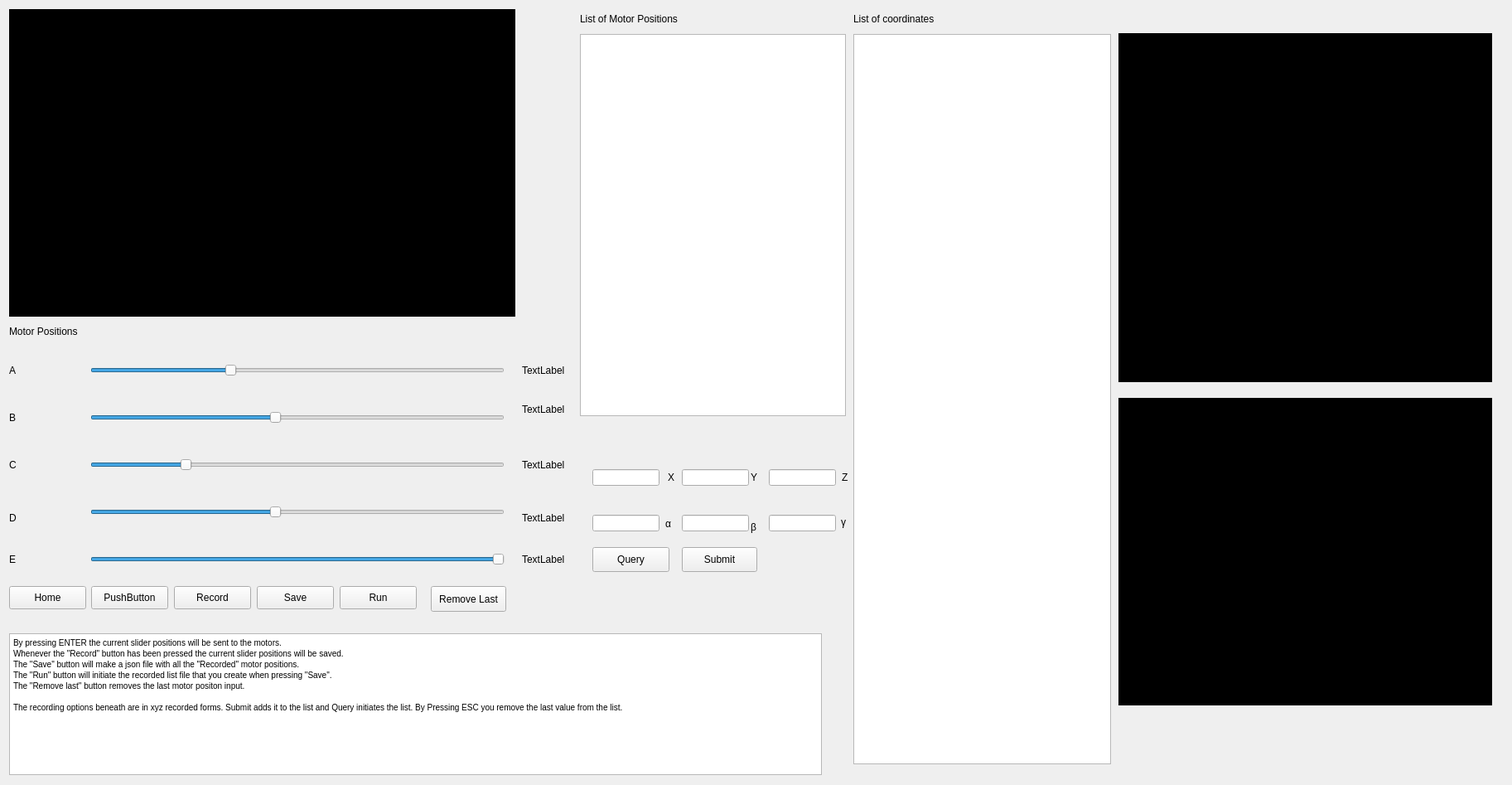
<?xml version="1.0" encoding="UTF-8"?>
<ui version="4.0">
 <class>MainWindow</class>
 <widget class="QMainWindow" name="MainWindow">
  <property name="geometry">
   <rect>
    <x>0</x>
    <y>0</y>
    <width>1825</width>
    <height>947</height>
   </rect>
  </property>
  <property name="sizePolicy">
   <sizepolicy hsizetype="Expanding" vsizetype="Expanding">
    <horstretch>0</horstretch>
    <verstretch>0</verstretch>
   </sizepolicy>
  </property>
  <property name="windowTitle">
   <string>MainWindow</string>
  </property>
  <widget class="QWidget" name="centralwidget">
   <widget class="QLineEdit" name="zcoord">
    <property name="geometry">
     <rect>
      <x>928</x>
      <y>566</y>
      <width>81</width>
      <height>20</height>
     </rect>
    </property>
    <property name="sizePolicy">
     <sizepolicy hsizetype="Expanding" vsizetype="Expanding">
      <horstretch>0</horstretch>
      <verstretch>0</verstretch>
     </sizepolicy>
    </property>
    <property name="minimumSize">
     <size>
      <width>81</width>
      <height>20</height>
     </size>
    </property>
    <property name="maximumSize">
     <size>
      <width>81</width>
      <height>20</height>
     </size>
    </property>
    <property name="text">
     <string/>
    </property>
   </widget>
   <widget class="interface" name="visual" native="true">
    <property name="geometry">
     <rect>
      <x>11</x>
      <y>11</y>
      <width>611</width>
      <height>371</height>
     </rect>
    </property>
    <property name="sizePolicy">
     <sizepolicy hsizetype="Expanding" vsizetype="Expanding">
      <horstretch>0</horstretch>
      <verstretch>0</verstretch>
     </sizepolicy>
    </property>
    <property name="minimumSize">
     <size>
      <width>611</width>
      <height>371</height>
     </size>
    </property>
    <property name="maximumSize">
     <size>
      <width>1591</width>
      <height>1091</height>
     </size>
    </property>
    <property name="styleSheet">
     <string notr="true">background-color: rgb(0, 0, 0);</string>
    </property>
   </widget>
   <widget class="QLabel" name="text_babs">
    <property name="geometry">
     <rect>
      <x>630</x>
      <y>479</y>
      <width>100</width>
      <height>30</height>
     </rect>
    </property>
    <property name="sizePolicy">
     <sizepolicy hsizetype="Expanding" vsizetype="Expanding">
      <horstretch>0</horstretch>
      <verstretch>0</verstretch>
     </sizepolicy>
    </property>
    <property name="minimumSize">
     <size>
      <width>100</width>
      <height>30</height>
     </size>
    </property>
    <property name="maximumSize">
     <size>
      <width>100</width>
      <height>30</height>
     </size>
    </property>
    <property name="text">
     <string>TextLabel</string>
    </property>
   </widget>
   <widget class="QLabel" name="text_aabs">
    <property name="geometry">
     <rect>
      <x>630</x>
      <y>432</y>
      <width>100</width>
      <height>30</height>
     </rect>
    </property>
    <property name="sizePolicy">
     <sizepolicy hsizetype="Expanding" vsizetype="Expanding">
      <horstretch>0</horstretch>
      <verstretch>0</verstretch>
     </sizepolicy>
    </property>
    <property name="minimumSize">
     <size>
      <width>100</width>
      <height>30</height>
     </size>
    </property>
    <property name="maximumSize">
     <size>
      <width>100</width>
      <height>30</height>
     </size>
    </property>
    <property name="text">
     <string>TextLabel</string>
    </property>
   </widget>
   <widget class="QLabel" name="text_cabs">
    <property name="geometry">
     <rect>
      <x>630</x>
      <y>546</y>
      <width>100</width>
      <height>30</height>
     </rect>
    </property>
    <property name="sizePolicy">
     <sizepolicy hsizetype="Expanding" vsizetype="Expanding">
      <horstretch>0</horstretch>
      <verstretch>0</verstretch>
     </sizepolicy>
    </property>
    <property name="minimumSize">
     <size>
      <width>100</width>
      <height>30</height>
     </size>
    </property>
    <property name="maximumSize">
     <size>
      <width>100</width>
      <height>30</height>
     </size>
    </property>
    <property name="text">
     <string>TextLabel</string>
    </property>
   </widget>
   <widget class="QLabel" name="text_dabs">
    <property name="geometry">
     <rect>
      <x>630</x>
      <y>610</y>
      <width>100</width>
      <height>30</height>
     </rect>
    </property>
    <property name="sizePolicy">
     <sizepolicy hsizetype="Expanding" vsizetype="Expanding">
      <horstretch>0</horstretch>
      <verstretch>0</verstretch>
     </sizepolicy>
    </property>
    <property name="minimumSize">
     <size>
      <width>100</width>
      <height>30</height>
     </size>
    </property>
    <property name="maximumSize">
     <size>
      <width>100</width>
      <height>30</height>
     </size>
    </property>
    <property name="text">
     <string>TextLabel</string>
    </property>
   </widget>
   <widget class="QLabel" name="text_eabs">
    <property name="geometry">
     <rect>
      <x>630</x>
      <y>660</y>
      <width>100</width>
      <height>30</height>
     </rect>
    </property>
    <property name="sizePolicy">
     <sizepolicy hsizetype="Expanding" vsizetype="Expanding">
      <horstretch>0</horstretch>
      <verstretch>0</verstretch>
     </sizepolicy>
    </property>
    <property name="minimumSize">
     <size>
      <width>100</width>
      <height>30</height>
     </size>
    </property>
    <property name="maximumSize">
     <size>
      <width>100</width>
      <height>30</height>
     </size>
    </property>
    <property name="text">
     <string>TextLabel</string>
    </property>
   </widget>
   <widget class="QLabel" name="label_8">
    <property name="geometry">
     <rect>
      <x>11</x>
      <y>609</y>
      <width>21</width>
      <height>31</height>
     </rect>
    </property>
    <property name="sizePolicy">
     <sizepolicy hsizetype="Expanding" vsizetype="Expanding">
      <horstretch>0</horstretch>
      <verstretch>0</verstretch>
     </sizepolicy>
    </property>
    <property name="minimumSize">
     <size>
      <width>21</width>
      <height>31</height>
     </size>
    </property>
    <property name="maximumSize">
     <size>
      <width>21</width>
      <height>31</height>
     </size>
    </property>
    <property name="text">
     <string>D</string>
    </property>
   </widget>
   <widget class="QSlider" name="dabs">
    <property name="geometry">
     <rect>
      <x>109</x>
      <y>593</y>
      <width>500</width>
      <height>50</height>
     </rect>
    </property>
    <property name="sizePolicy">
     <sizepolicy hsizetype="Expanding" vsizetype="Expanding">
      <horstretch>0</horstretch>
      <verstretch>0</verstretch>
     </sizepolicy>
    </property>
    <property name="minimumSize">
     <size>
      <width>500</width>
      <height>50</height>
     </size>
    </property>
    <property name="maximumSize">
     <size>
      <width>500</width>
      <height>50</height>
     </size>
    </property>
    <property name="maximum">
     <number>180</number>
    </property>
    <property name="value">
     <number>80</number>
    </property>
    <property name="orientation">
     <enum>Qt::Horizontal</enum>
    </property>
   </widget>
   <widget class="QSlider" name="cabs">
    <property name="geometry">
     <rect>
      <x>109</x>
      <y>536</y>
      <width>500</width>
      <height>50</height>
     </rect>
    </property>
    <property name="sizePolicy">
     <sizepolicy hsizetype="Expanding" vsizetype="Expanding">
      <horstretch>0</horstretch>
      <verstretch>0</verstretch>
     </sizepolicy>
    </property>
    <property name="minimumSize">
     <size>
      <width>500</width>
      <height>50</height>
     </size>
    </property>
    <property name="maximumSize">
     <size>
      <width>500</width>
      <height>50</height>
     </size>
    </property>
    <property name="maximum">
     <number>180</number>
    </property>
    <property name="value">
     <number>40</number>
    </property>
    <property name="orientation">
     <enum>Qt::Horizontal</enum>
    </property>
   </widget>
   <widget class="QLabel" name="label_5">
    <property name="geometry">
     <rect>
      <x>11</x>
      <y>431</y>
      <width>16</width>
      <height>31</height>
     </rect>
    </property>
    <property name="sizePolicy">
     <sizepolicy hsizetype="Expanding" vsizetype="Expanding">
      <horstretch>0</horstretch>
      <verstretch>0</verstretch>
     </sizepolicy>
    </property>
    <property name="minimumSize">
     <size>
      <width>16</width>
      <height>31</height>
     </size>
    </property>
    <property name="maximumSize">
     <size>
      <width>16</width>
      <height>31</height>
     </size>
    </property>
    <property name="text">
     <string>A</string>
    </property>
   </widget>
   <widget class="QListWidget" name="motorlist">
    <property name="geometry">
     <rect>
      <x>700</x>
      <y>41</y>
      <width>321</width>
      <height>461</height>
     </rect>
    </property>
    <property name="sizePolicy">
     <sizepolicy hsizetype="Expanding" vsizetype="Expanding">
      <horstretch>0</horstretch>
      <verstretch>0</verstretch>
     </sizepolicy>
    </property>
    <property name="minimumSize">
     <size>
      <width>321</width>
      <height>461</height>
     </size>
    </property>
    <property name="maximumSize">
     <size>
      <width>491</width>
      <height>1651</height>
     </size>
    </property>
   </widget>
   <widget class="QSlider" name="babs">
    <property name="geometry">
     <rect>
      <x>109</x>
      <y>479</y>
      <width>500</width>
      <height>50</height>
     </rect>
    </property>
    <property name="sizePolicy">
     <sizepolicy hsizetype="Expanding" vsizetype="Expanding">
      <horstretch>0</horstretch>
      <verstretch>0</verstretch>
     </sizepolicy>
    </property>
    <property name="minimumSize">
     <size>
      <width>500</width>
      <height>50</height>
     </size>
    </property>
    <property name="maximumSize">
     <size>
      <width>500</width>
      <height>50</height>
     </size>
    </property>
    <property name="minimum">
     <number>20</number>
    </property>
    <property name="maximum">
     <number>200</number>
    </property>
    <property name="value">
     <number>100</number>
    </property>
    <property name="orientation">
     <enum>Qt::Horizontal</enum>
    </property>
   </widget>
   <widget class="QLabel" name="label_6">
    <property name="geometry">
     <rect>
      <x>11</x>
      <y>488</y>
      <width>16</width>
      <height>31</height>
     </rect>
    </property>
    <property name="sizePolicy">
     <sizepolicy hsizetype="Expanding" vsizetype="Expanding">
      <horstretch>0</horstretch>
      <verstretch>0</verstretch>
     </sizepolicy>
    </property>
    <property name="minimumSize">
     <size>
      <width>16</width>
      <height>31</height>
     </size>
    </property>
    <property name="maximumSize">
     <size>
      <width>16</width>
      <height>31</height>
     </size>
    </property>
    <property name="text">
     <string>B</string>
    </property>
   </widget>
   <widget class="QSlider" name="aabs">
    <property name="geometry">
     <rect>
      <x>109</x>
      <y>422</y>
      <width>500</width>
      <height>50</height>
     </rect>
    </property>
    <property name="sizePolicy">
     <sizepolicy hsizetype="Expanding" vsizetype="Expanding">
      <horstretch>0</horstretch>
      <verstretch>0</verstretch>
     </sizepolicy>
    </property>
    <property name="minimumSize">
     <size>
      <width>500</width>
      <height>50</height>
     </size>
    </property>
    <property name="maximumSize">
     <size>
      <width>500</width>
      <height>50</height>
     </size>
    </property>
    <property name="minimum">
     <number>-100</number>
    </property>
    <property name="maximum">
     <number>200</number>
    </property>
    <property name="orientation">
     <enum>Qt::Horizontal</enum>
    </property>
   </widget>
   <widget class="QLabel" name="label_7">
    <property name="geometry">
     <rect>
      <x>11</x>
      <y>545</y>
      <width>16</width>
      <height>31</height>
     </rect>
    </property>
    <property name="sizePolicy">
     <sizepolicy hsizetype="Expanding" vsizetype="Expanding">
      <horstretch>0</horstretch>
      <verstretch>0</verstretch>
     </sizepolicy>
    </property>
    <property name="minimumSize">
     <size>
      <width>16</width>
      <height>31</height>
     </size>
    </property>
    <property name="maximumSize">
     <size>
      <width>16</width>
      <height>31</height>
     </size>
    </property>
    <property name="text">
     <string>C</string>
    </property>
   </widget>
   <widget class="QListWidget" name="coordlist">
    <property name="geometry">
     <rect>
      <x>1030</x>
      <y>41</y>
      <width>311</width>
      <height>881</height>
     </rect>
    </property>
    <property name="sizePolicy">
     <sizepolicy hsizetype="Expanding" vsizetype="Expanding">
      <horstretch>0</horstretch>
      <verstretch>0</verstretch>
     </sizepolicy>
    </property>
    <property name="minimumSize">
     <size>
      <width>311</width>
      <height>881</height>
     </size>
    </property>
    <property name="maximumSize">
     <size>
      <width>501</width>
      <height>1651</height>
     </size>
    </property>
   </widget>
   <widget class="QLabel" name="label_14">
    <property name="geometry">
     <rect>
      <x>700</x>
      <y>11</y>
      <width>311</width>
      <height>23</height>
     </rect>
    </property>
    <property name="sizePolicy">
     <sizepolicy hsizetype="Preferred" vsizetype="Expanding">
      <horstretch>0</horstretch>
      <verstretch>0</verstretch>
     </sizepolicy>
    </property>
    <property name="minimumSize">
     <size>
      <width>311</width>
      <height>23</height>
     </size>
    </property>
    <property name="maximumSize">
     <size>
      <width>341</width>
      <height>23</height>
     </size>
    </property>
    <property name="text">
     <string>List of Motor Positions</string>
    </property>
   </widget>
   <widget class="QLabel" name="camera_left">
    <property name="geometry">
     <rect>
      <x>1350</x>
      <y>480</y>
      <width>451</width>
      <height>371</height>
     </rect>
    </property>
    <property name="sizePolicy">
     <sizepolicy hsizetype="Expanding" vsizetype="Expanding">
      <horstretch>0</horstretch>
      <verstretch>0</verstretch>
     </sizepolicy>
    </property>
    <property name="minimumSize">
     <size>
      <width>451</width>
      <height>371</height>
     </size>
    </property>
    <property name="maximumSize">
     <size>
      <width>1181</width>
      <height>921</height>
     </size>
    </property>
    <property name="styleSheet">
     <string notr="true">background-color: rgb(0, 0, 0);</string>
    </property>
    <property name="text">
     <string/>
    </property>
   </widget>
   <widget class="QLabel" name="label_13">
    <property name="geometry">
     <rect>
      <x>803</x>
      <y>620</y>
      <width>16</width>
      <height>23</height>
     </rect>
    </property>
    <property name="sizePolicy">
     <sizepolicy hsizetype="Preferred" vsizetype="Expanding">
      <horstretch>0</horstretch>
      <verstretch>0</verstretch>
     </sizepolicy>
    </property>
    <property name="minimumSize">
     <size>
      <width>16</width>
      <height>23</height>
     </size>
    </property>
    <property name="maximumSize">
     <size>
      <width>16</width>
      <height>23</height>
     </size>
    </property>
    <property name="text">
     <string>α</string>
    </property>
   </widget>
   <widget class="QLineEdit" name="alfacoord">
    <property name="geometry">
     <rect>
      <x>715</x>
      <y>621</y>
      <width>81</width>
      <height>20</height>
     </rect>
    </property>
    <property name="sizePolicy">
     <sizepolicy hsizetype="Expanding" vsizetype="Expanding">
      <horstretch>0</horstretch>
      <verstretch>0</verstretch>
     </sizepolicy>
    </property>
    <property name="minimumSize">
     <size>
      <width>81</width>
      <height>20</height>
     </size>
    </property>
    <property name="maximumSize">
     <size>
      <width>81</width>
      <height>20</height>
     </size>
    </property>
    <property name="text">
     <string/>
    </property>
   </widget>
   <widget class="QLabel" name="label">
    <property name="geometry">
     <rect>
      <x>806</x>
      <y>564</y>
      <width>16</width>
      <height>23</height>
     </rect>
    </property>
    <property name="sizePolicy">
     <sizepolicy hsizetype="Preferred" vsizetype="Expanding">
      <horstretch>0</horstretch>
      <verstretch>0</verstretch>
     </sizepolicy>
    </property>
    <property name="minimumSize">
     <size>
      <width>16</width>
      <height>23</height>
     </size>
    </property>
    <property name="maximumSize">
     <size>
      <width>16</width>
      <height>23</height>
     </size>
    </property>
    <property name="text">
     <string>X</string>
    </property>
   </widget>
   <widget class="QLineEdit" name="xcoord">
    <property name="geometry">
     <rect>
      <x>715</x>
      <y>566</y>
      <width>81</width>
      <height>20</height>
     </rect>
    </property>
    <property name="sizePolicy">
     <sizepolicy hsizetype="Expanding" vsizetype="Expanding">
      <horstretch>0</horstretch>
      <verstretch>0</verstretch>
     </sizepolicy>
    </property>
    <property name="minimumSize">
     <size>
      <width>81</width>
      <height>20</height>
     </size>
    </property>
    <property name="maximumSize">
     <size>
      <width>81</width>
      <height>20</height>
     </size>
    </property>
    <property name="text">
     <string/>
    </property>
   </widget>
   <widget class="QLabel" name="label_2">
    <property name="geometry">
     <rect>
      <x>906</x>
      <y>564</y>
      <width>16</width>
      <height>23</height>
     </rect>
    </property>
    <property name="sizePolicy">
     <sizepolicy hsizetype="Preferred" vsizetype="Expanding">
      <horstretch>0</horstretch>
      <verstretch>0</verstretch>
     </sizepolicy>
    </property>
    <property name="minimumSize">
     <size>
      <width>16</width>
      <height>23</height>
     </size>
    </property>
    <property name="maximumSize">
     <size>
      <width>16</width>
      <height>23</height>
     </size>
    </property>
    <property name="text">
     <string>Y</string>
    </property>
   </widget>
   <widget class="QLabel" name="label_3">
    <property name="geometry">
     <rect>
      <x>1016</x>
      <y>564</y>
      <width>16</width>
      <height>23</height>
     </rect>
    </property>
    <property name="sizePolicy">
     <sizepolicy hsizetype="Preferred" vsizetype="Expanding">
      <horstretch>0</horstretch>
      <verstretch>0</verstretch>
     </sizepolicy>
    </property>
    <property name="minimumSize">
     <size>
      <width>16</width>
      <height>23</height>
     </size>
    </property>
    <property name="maximumSize">
     <size>
      <width>16</width>
      <height>23</height>
     </size>
    </property>
    <property name="text">
     <string>Z</string>
    </property>
   </widget>
   <widget class="QLabel" name="label_12">
    <property name="geometry">
     <rect>
      <x>906</x>
      <y>624</y>
      <width>16</width>
      <height>23</height>
     </rect>
    </property>
    <property name="sizePolicy">
     <sizepolicy hsizetype="Preferred" vsizetype="Expanding">
      <horstretch>0</horstretch>
      <verstretch>0</verstretch>
     </sizepolicy>
    </property>
    <property name="minimumSize">
     <size>
      <width>16</width>
      <height>23</height>
     </size>
    </property>
    <property name="maximumSize">
     <size>
      <width>16</width>
      <height>23</height>
     </size>
    </property>
    <property name="text">
     <string>β</string>
    </property>
   </widget>
   <widget class="QLineEdit" name="ycoord">
    <property name="geometry">
     <rect>
      <x>823</x>
      <y>566</y>
      <width>81</width>
      <height>20</height>
     </rect>
    </property>
    <property name="sizePolicy">
     <sizepolicy hsizetype="Expanding" vsizetype="Expanding">
      <horstretch>0</horstretch>
      <verstretch>0</verstretch>
     </sizepolicy>
    </property>
    <property name="minimumSize">
     <size>
      <width>81</width>
      <height>20</height>
     </size>
    </property>
    <property name="maximumSize">
     <size>
      <width>81</width>
      <height>20</height>
     </size>
    </property>
    <property name="text">
     <string/>
    </property>
   </widget>
   <widget class="QLineEdit" name="betacoord">
    <property name="geometry">
     <rect>
      <x>823</x>
      <y>621</y>
      <width>81</width>
      <height>20</height>
     </rect>
    </property>
    <property name="sizePolicy">
     <sizepolicy hsizetype="Expanding" vsizetype="Expanding">
      <horstretch>0</horstretch>
      <verstretch>0</verstretch>
     </sizepolicy>
    </property>
    <property name="minimumSize">
     <size>
      <width>81</width>
      <height>20</height>
     </size>
    </property>
    <property name="maximumSize">
     <size>
      <width>81</width>
      <height>20</height>
     </size>
    </property>
    <property name="text">
     <string/>
    </property>
   </widget>
   <widget class="QLineEdit" name="gammacoord">
    <property name="geometry">
     <rect>
      <x>928</x>
      <y>621</y>
      <width>81</width>
      <height>20</height>
     </rect>
    </property>
    <property name="sizePolicy">
     <sizepolicy hsizetype="Expanding" vsizetype="Expanding">
      <horstretch>0</horstretch>
      <verstretch>0</verstretch>
     </sizepolicy>
    </property>
    <property name="minimumSize">
     <size>
      <width>81</width>
      <height>20</height>
     </size>
    </property>
    <property name="maximumSize">
     <size>
      <width>81</width>
      <height>20</height>
     </size>
    </property>
    <property name="text">
     <string/>
    </property>
   </widget>
   <widget class="QLabel" name="label_10">
    <property name="geometry">
     <rect>
      <x>1015</x>
      <y>618</y>
      <width>16</width>
      <height>23</height>
     </rect>
    </property>
    <property name="sizePolicy">
     <sizepolicy hsizetype="Preferred" vsizetype="Expanding">
      <horstretch>0</horstretch>
      <verstretch>0</verstretch>
     </sizepolicy>
    </property>
    <property name="minimumSize">
     <size>
      <width>16</width>
      <height>23</height>
     </size>
    </property>
    <property name="maximumSize">
     <size>
      <width>16</width>
      <height>23</height>
     </size>
    </property>
    <property name="text">
     <string>γ</string>
    </property>
   </widget>
   <widget class="QTextBrowser" name="information_window">
    <property name="geometry">
     <rect>
      <x>11</x>
      <y>764</y>
      <width>981</width>
      <height>171</height>
     </rect>
    </property>
    <property name="sizePolicy">
     <sizepolicy hsizetype="Expanding" vsizetype="Expanding">
      <horstretch>0</horstretch>
      <verstretch>0</verstretch>
     </sizepolicy>
    </property>
    <property name="minimumSize">
     <size>
      <width>981</width>
      <height>171</height>
     </size>
    </property>
    <property name="maximumSize">
     <size>
      <width>1581</width>
      <height>171</height>
     </size>
    </property>
    <property name="html">
     <string>&lt;!DOCTYPE HTML PUBLIC &quot;-//W3C//DTD HTML 4.0//EN&quot; &quot;http://www.w3.org/TR/REC-html40/strict.dtd&quot;&gt;
&lt;html&gt;&lt;head&gt;&lt;meta name=&quot;qrichtext&quot; content=&quot;1&quot; /&gt;&lt;style type=&quot;text/css&quot;&gt;
p, li { white-space: pre-wrap; }
&lt;/style&gt;&lt;/head&gt;&lt;body style=&quot; font-family:'MS Shell Dlg 2'; font-size:7.8pt; font-weight:400; font-style:normal;&quot;&gt;
&lt;p style=&quot; margin-top:0px; margin-bottom:0px; margin-left:0px; margin-right:0px; -qt-block-indent:0; text-indent:0px;&quot;&gt;By pressing ENTER the current slider positions will be sent to the motors.&lt;/p&gt;
&lt;p style=&quot; margin-top:0px; margin-bottom:0px; margin-left:0px; margin-right:0px; -qt-block-indent:0; text-indent:0px;&quot;&gt;Whenever the &amp;quot;Record&amp;quot; button has been pressed the current slider positions will be saved.&lt;/p&gt;
&lt;p style=&quot; margin-top:0px; margin-bottom:0px; margin-left:0px; margin-right:0px; -qt-block-indent:0; text-indent:0px;&quot;&gt;The &amp;quot;Save&amp;quot; button will make a json file with all the &amp;quot;Recorded&amp;quot; motor positions.&lt;/p&gt;
&lt;p style=&quot; margin-top:0px; margin-bottom:0px; margin-left:0px; margin-right:0px; -qt-block-indent:0; text-indent:0px;&quot;&gt;The &amp;quot;Run&amp;quot; button will initiate the recorded list file that you create when pressing &amp;quot;Save&amp;quot;.&lt;/p&gt;
&lt;p style=&quot; margin-top:0px; margin-bottom:0px; margin-left:0px; margin-right:0px; -qt-block-indent:0; text-indent:0px;&quot;&gt;The &amp;quot;Remove last&amp;quot; button removes the last motor positon input. &lt;/p&gt;
&lt;p style=&quot;-qt-paragraph-type:empty; margin-top:0px; margin-bottom:0px; margin-left:0px; margin-right:0px; -qt-block-indent:0; text-indent:0px;&quot;&gt;&lt;br /&gt;&lt;/p&gt;
&lt;p style=&quot; margin-top:0px; margin-bottom:0px; margin-left:0px; margin-right:0px; -qt-block-indent:0; text-indent:0px;&quot;&gt;The recording options beneath are in xyz recorded forms. Submit adds it to the list and Query initiates the list. By Pressing ESC you remove the last value from the list.&lt;/p&gt;&lt;/body&gt;&lt;/html&gt;</string>
    </property>
   </widget>
   <widget class="QPushButton" name="coord_query">
    <property name="geometry">
     <rect>
      <x>715</x>
      <y>660</y>
      <width>93</width>
      <height>30</height>
     </rect>
    </property>
    <property name="sizePolicy">
     <sizepolicy hsizetype="Expanding" vsizetype="Expanding">
      <horstretch>0</horstretch>
      <verstretch>0</verstretch>
     </sizepolicy>
    </property>
    <property name="minimumSize">
     <size>
      <width>93</width>
      <height>30</height>
     </size>
    </property>
    <property name="maximumSize">
     <size>
      <width>93</width>
      <height>30</height>
     </size>
    </property>
    <property name="text">
     <string>Query</string>
    </property>
   </widget>
   <widget class="QPushButton" name="Submit">
    <property name="geometry">
     <rect>
      <x>823</x>
      <y>660</y>
      <width>91</width>
      <height>30</height>
     </rect>
    </property>
    <property name="sizePolicy">
     <sizepolicy hsizetype="Expanding" vsizetype="Expanding">
      <horstretch>0</horstretch>
      <verstretch>0</verstretch>
     </sizepolicy>
    </property>
    <property name="minimumSize">
     <size>
      <width>91</width>
      <height>30</height>
     </size>
    </property>
    <property name="maximumSize">
     <size>
      <width>91</width>
      <height>30</height>
     </size>
    </property>
    <property name="text">
     <string>Submit</string>
    </property>
   </widget>
   <widget class="QLabel" name="label_9">
    <property name="geometry">
     <rect>
      <x>11</x>
      <y>659</y>
      <width>16</width>
      <height>31</height>
     </rect>
    </property>
    <property name="sizePolicy">
     <sizepolicy hsizetype="Expanding" vsizetype="Expanding">
      <horstretch>0</horstretch>
      <verstretch>0</verstretch>
     </sizepolicy>
    </property>
    <property name="minimumSize">
     <size>
      <width>16</width>
      <height>31</height>
     </size>
    </property>
    <property name="maximumSize">
     <size>
      <width>16</width>
      <height>31</height>
     </size>
    </property>
    <property name="text">
     <string>E</string>
    </property>
   </widget>
   <widget class="QPushButton" name="executing">
    <property name="geometry">
     <rect>
      <x>410</x>
      <y>707</y>
      <width>93</width>
      <height>28</height>
     </rect>
    </property>
    <property name="sizePolicy">
     <sizepolicy hsizetype="Expanding" vsizetype="Expanding">
      <horstretch>0</horstretch>
      <verstretch>0</verstretch>
     </sizepolicy>
    </property>
    <property name="minimumSize">
     <size>
      <width>93</width>
      <height>28</height>
     </size>
    </property>
    <property name="maximumSize">
     <size>
      <width>200</width>
      <height>50</height>
     </size>
    </property>
    <property name="text">
     <string>Run</string>
    </property>
   </widget>
   <widget class="QPushButton" name="compiling">
    <property name="geometry">
     <rect>
      <x>310</x>
      <y>707</y>
      <width>93</width>
      <height>28</height>
     </rect>
    </property>
    <property name="sizePolicy">
     <sizepolicy hsizetype="Expanding" vsizetype="Expanding">
      <horstretch>0</horstretch>
      <verstretch>0</verstretch>
     </sizepolicy>
    </property>
    <property name="minimumSize">
     <size>
      <width>93</width>
      <height>28</height>
     </size>
    </property>
    <property name="maximumSize">
     <size>
      <width>200</width>
      <height>50</height>
     </size>
    </property>
    <property name="text">
     <string>Save</string>
    </property>
   </widget>
   <widget class="QPushButton" name="remove_motor">
    <property name="geometry">
     <rect>
      <x>520</x>
      <y>707</y>
      <width>91</width>
      <height>31</height>
     </rect>
    </property>
    <property name="sizePolicy">
     <sizepolicy hsizetype="Expanding" vsizetype="Expanding">
      <horstretch>0</horstretch>
      <verstretch>0</verstretch>
     </sizepolicy>
    </property>
    <property name="minimumSize">
     <size>
      <width>91</width>
      <height>31</height>
     </size>
    </property>
    <property name="maximumSize">
     <size>
      <width>271</width>
      <height>50</height>
     </size>
    </property>
    <property name="text">
     <string>Remove Last</string>
    </property>
   </widget>
   <widget class="QPushButton" name="recording">
    <property name="geometry">
     <rect>
      <x>210</x>
      <y>707</y>
      <width>93</width>
      <height>28</height>
     </rect>
    </property>
    <property name="sizePolicy">
     <sizepolicy hsizetype="Expanding" vsizetype="Expanding">
      <horstretch>0</horstretch>
      <verstretch>0</verstretch>
     </sizepolicy>
    </property>
    <property name="minimumSize">
     <size>
      <width>93</width>
      <height>28</height>
     </size>
    </property>
    <property name="maximumSize">
     <size>
      <width>200</width>
      <height>50</height>
     </size>
    </property>
    <property name="styleSheet">
     <string notr="true"/>
    </property>
    <property name="text">
     <string>Record</string>
    </property>
   </widget>
   <widget class="QPushButton" name="Homing">
    <property name="geometry">
     <rect>
      <x>11</x>
      <y>707</y>
      <width>93</width>
      <height>28</height>
     </rect>
    </property>
    <property name="sizePolicy">
     <sizepolicy hsizetype="Expanding" vsizetype="Expanding">
      <horstretch>0</horstretch>
      <verstretch>0</verstretch>
     </sizepolicy>
    </property>
    <property name="minimumSize">
     <size>
      <width>93</width>
      <height>28</height>
     </size>
    </property>
    <property name="maximumSize">
     <size>
      <width>200</width>
      <height>50</height>
     </size>
    </property>
    <property name="text">
     <string>Home</string>
    </property>
   </widget>
   <widget class="QLabel" name="label_11">
    <property name="geometry">
     <rect>
      <x>11</x>
      <y>384</y>
      <width>91</width>
      <height>31</height>
     </rect>
    </property>
    <property name="sizePolicy">
     <sizepolicy hsizetype="Expanding" vsizetype="Expanding">
      <horstretch>0</horstretch>
      <verstretch>0</verstretch>
     </sizepolicy>
    </property>
    <property name="minimumSize">
     <size>
      <width>91</width>
      <height>31</height>
     </size>
    </property>
    <property name="maximumSize">
     <size>
      <width>251</width>
      <height>31</height>
     </size>
    </property>
    <property name="text">
     <string>Motor Positions</string>
    </property>
   </widget>
   <widget class="QPushButton" name="pushButton">
    <property name="geometry">
     <rect>
      <x>110</x>
      <y>707</y>
      <width>93</width>
      <height>28</height>
     </rect>
    </property>
    <property name="sizePolicy">
     <sizepolicy hsizetype="Expanding" vsizetype="Expanding">
      <horstretch>0</horstretch>
      <verstretch>0</verstretch>
     </sizepolicy>
    </property>
    <property name="minimumSize">
     <size>
      <width>93</width>
      <height>28</height>
     </size>
    </property>
    <property name="maximumSize">
     <size>
      <width>200</width>
      <height>50</height>
     </size>
    </property>
    <property name="text">
     <string>PushButton</string>
    </property>
   </widget>
   <widget class="QLabel" name="label_4">
    <property name="geometry">
     <rect>
      <x>1030</x>
      <y>11</y>
      <width>221</width>
      <height>23</height>
     </rect>
    </property>
    <property name="sizePolicy">
     <sizepolicy hsizetype="Preferred" vsizetype="Expanding">
      <horstretch>0</horstretch>
      <verstretch>0</verstretch>
     </sizepolicy>
    </property>
    <property name="minimumSize">
     <size>
      <width>221</width>
      <height>23</height>
     </size>
    </property>
    <property name="maximumSize">
     <size>
      <width>221</width>
      <height>23</height>
     </size>
    </property>
    <property name="text">
     <string>List of coordinates</string>
    </property>
   </widget>
   <widget class="QLabel" name="camera_right">
    <property name="geometry">
     <rect>
      <x>1350</x>
      <y>40</y>
      <width>451</width>
      <height>421</height>
     </rect>
    </property>
    <property name="sizePolicy">
     <sizepolicy hsizetype="Expanding" vsizetype="Expanding">
      <horstretch>0</horstretch>
      <verstretch>0</verstretch>
     </sizepolicy>
    </property>
    <property name="minimumSize">
     <size>
      <width>451</width>
      <height>421</height>
     </size>
    </property>
    <property name="maximumSize">
     <size>
      <width>1181</width>
      <height>791</height>
     </size>
    </property>
    <property name="styleSheet">
     <string notr="true">background-color: rgb(0, 0, 0);</string>
    </property>
    <property name="text">
     <string/>
    </property>
   </widget>
   <widget class="QSlider" name="eabs">
    <property name="geometry">
     <rect>
      <x>109</x>
      <y>650</y>
      <width>500</width>
      <height>50</height>
     </rect>
    </property>
    <property name="sizePolicy">
     <sizepolicy hsizetype="Expanding" vsizetype="Expanding">
      <horstretch>0</horstretch>
      <verstretch>0</verstretch>
     </sizepolicy>
    </property>
    <property name="minimumSize">
     <size>
      <width>500</width>
      <height>50</height>
     </size>
    </property>
    <property name="maximumSize">
     <size>
      <width>500</width>
      <height>50</height>
     </size>
    </property>
    <property name="maximum">
     <number>270</number>
    </property>
    <property name="value">
     <number>270</number>
    </property>
    <property name="orientation">
     <enum>Qt::Horizontal</enum>
    </property>
   </widget>
  </widget>
 </widget>
 <customwidgets>
  <customwidget>
   <class>interface</class>
   <extends>QWidget</extends>
   <header>interface.h</header>
   <container>1</container>
  </customwidget>
 </customwidgets>
 <resources/>
 <connections/>
</ui>
